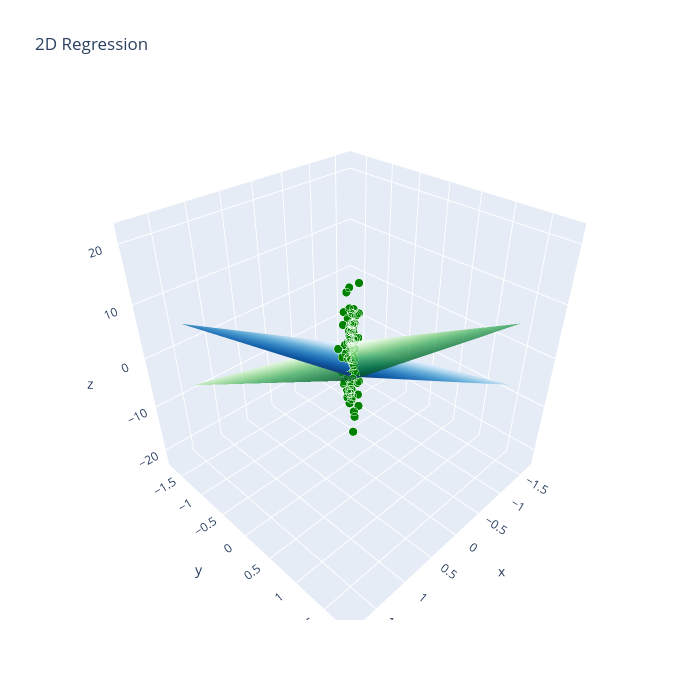

Notebook code cell kept with this figure:
### Markdown cell above
## Plot fitting planes (colinear data)

### Code cell
fig = plot_fitted_planes(betas_colin, colors=colors, names=regr, data=deepcopy(data_colin))
iplot(fig, filename='2D Regression with different estimators - colinear data')
